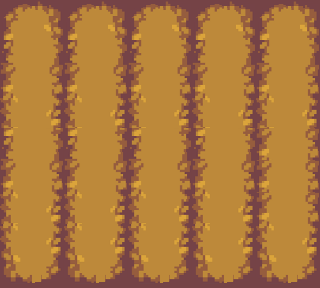

A level layout from a 2D game, rendered from its tile map. Below: a short description, then the map file with its tile-grid data intact:
An orthogonal 10x9 tile map with 32x32 px tiles, 1 tile layer (Tile Layer 1) and 15 objects.

<map version="1.10" tiledversion="1.12.2" orientation="orthogonal" renderorder="right-down" width="10" height="9" tilewidth="32" tileheight="32" infinite="0" nextlayerid="3" nextobjectid="21">
 <tileset firstgid="1" source="Sprite-0007.tsx" />
 <layer id="1" name="Tile Layer 1" width="10" height="9">
  <data encoding="csv">
1,2,1,2,1,2,1,2,1,2,
3,4,3,4,3,4,3,4,3,4,
5,6,5,6,5,6,5,6,5,6,
7,8,7,8,7,8,7,8,7,8,
3,4,3,4,3,4,3,4,5,6,
5,6,5,6,5,6,5,6,5,6,
7,8,7,8,7,8,7,8,5,6,
7,8,7,8,7,8,7,8,7,8,
9,10,9,10,9,10,9,10,9,10
</data>
 </layer>
 <objectgroup id="2" name="PLACESG">
  <object id="6" x="0" y="0" width="64" height="96" />
  <object id="7" x="0" y="96" width="64" height="96" />
  <object id="8" x="0" y="192" width="64" height="96" />
  <object id="9" x="64" y="0" width="64" height="96" />
  <object id="10" x="64" y="96" width="64" height="96" />
  <object id="11" x="64" y="192" width="64" height="96" />
  <object id="12" x="128" y="0" width="64" height="96" />
  <object id="13" x="128" y="96" width="64" height="96" />
  <object id="14" x="128" y="192" width="64" height="96" />
  <object id="15" x="192" y="0" width="64" height="96" />
  <object id="16" x="192" y="96" width="64" height="96" />
  <object id="17" x="192" y="192" width="64" height="96" />
  <object id="18" x="256" y="0" width="64" height="96" />
  <object id="19" x="256" y="96" width="64" height="96" />
  <object id="20" x="256" y="192" width="64" height="96" />
 </objectgroup>
</map>
